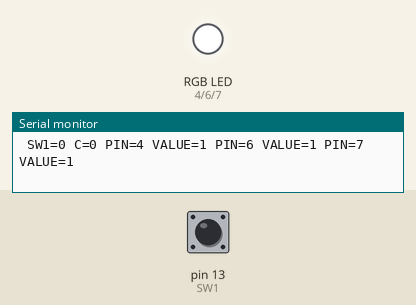
This sketch was run on a simulated Arduino Nano, built with avr-gcc and run on an emulated ATmega328P. Shown: an RGB LED mixed from three pins (HIGH = lit), the last lines printed to the serial monitor. The inputs (shaded band) are chosen by the test bench; at power-on: pin 13 (SW1) LOW.

Above: at 1.2 s.
1.3 s: pin 13 (SW1) pulled HIGH for 1 s
At 3.4 s:
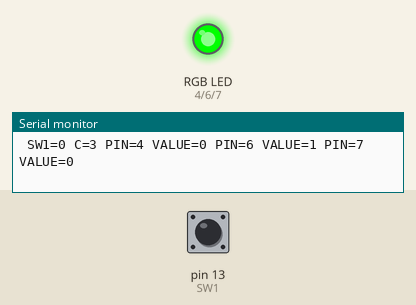
4.3 s: pin 13 (SW1) pulled HIGH for 0.15 s
At 5.8 s:
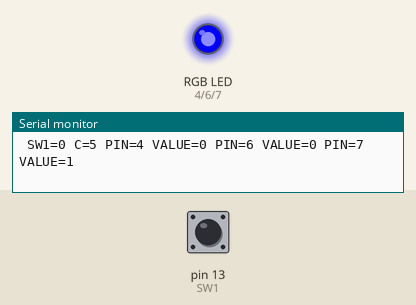
7.4 s: pin 13 (SW1) pulled HIGH for 3.2 s
At 11.3 s:
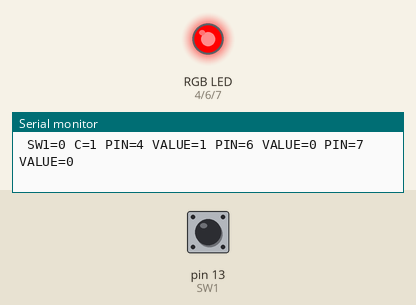
Timing chart, 0 to 12.8 s (numbered marks = the images above; inputs shaded):
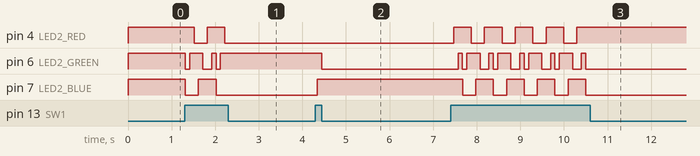

Measured:
- after the input at 1.3 s, pin 4 (LED2_RED): HIGH → LOW after 0.21 s, → HIGH 0.30 s later, → LOW 0.40 s later; pin 6 (LED2_GREEN): goes LOW 0.10 s, HIGH 0.30 s, LOW 0.20 s, HIGH 0.10 s, LOW 0.10 s, then HIGH, starting at once; pin 7 (LED2_BLUE): HIGH → LOW at once, → HIGH 0.30 s later, → LOW 0.40 s later
- after the input at 4.3 s, pin 6 (LED2_GREEN): HIGH → LOW after 0.14 s; pin 7 (LED2_BLUE): LOW → HIGH at once
- after the input at 7.4 s, pin 4 (LED2_RED): alternates HIGH for 0.40 s and LOW for 0.30 s, 9 changes in all, then stays HIGH, starting after 0.07 s; pin 6 (LED2_GREEN): LOW → HIGH after 0.17 s, then repeats every 0.71 s: LOW 0.10 s, HIGH 0.30 s, LOW 0.20 s, HIGH 0.10 s, until it stays LOW from 10.5 s

The sketch:

Arduino_Nano_RGB_LED_w_Tactile_Switch.ino
```cpp
/* **************************
 *  Arduino Nano RGB LED with Tactile Switch
 *
 *  Control a Red Green Blue Common Cathode LED using a Tactile Switch
 *  Cycle between predefined RGB color settings by pressing the Tactile Switch
 *
 *  Written by @alt_bier
 * ************************** */

// Define Pins
#define LED2_RED 4
#define LED2_GREEN 6
#define LED2_BLUE 7
#define SW1 13

// Define Variables
int c = 0;
int SW1State = 0;

void setup()
{
  // Initialize LED Pins As Output
  pinMode(LED2_RED, OUTPUT);
  pinMode(LED2_GREEN, OUTPUT);
  pinMode(LED2_BLUE, OUTPUT);

  // Initialize Tactile Switch Pin As Input:
  pinMode(SW1, INPUT);

  // Set up serial output to console (baud)
  Serial.begin(38400);
}

// Main Loop
void loop()
{
  // Set Delay for each transition of main loop [in ms]
  int DelayTime = 100;

  // Color Settings in R,G,B Binary Values
  // 0     1   2      3     4    5    6
  // White Red Yellow Green Cyan Blue Magenta
  int Color[7][3] = {
    {1, 1, 1}, {1, 0, 0}, {1, 1, 0}, {0, 1, 0}, {0, 1, 1}, {0, 0, 1}, {1, 0, 1}
  };

  // LED Pin Array
  int LED[3] = {
    LED2_RED, LED2_GREEN, LED2_BLUE
  };

  // Read the state of SW1
  SW1State = digitalRead(SW1);

  // Print to the serial console the state of SW1 for troubleshooting
  Serial.print(" SW1=");
  Serial.print(SW1State);

  // Check if SW1 is pressed.
  // If it is, the SW1State is HIGH:
  if (SW1State == HIGH) {
    // Increment the Current Color
    c = c + 1;
    if (c > 6) {
      c = 0;
    }
  }

  // Print to the serial console the current color selection for troubleshooting
  Serial.print(" C=");
  Serial.print(c);

  for (int i = 0; i < 3; i++) {         // Loop Through Each Color (MAX = 3 RGB)
    // Send the digital value (1 or 0) to the LED PIN
    digitalWrite(LED[i], Color[c][i]);
    // Print to the serial console the pin and value sent for troubleshooting
    Serial.print(" PIN=");
    Serial.print(LED[i]);
    Serial.print(" VALUE=");
    Serial.print(Color[c][i]);
  }

  // Print a new line to the serial console
  Serial.println();

  // Pause the loop keeping the LED lit with current values before resuming
  delay(DelayTime);

}
```
